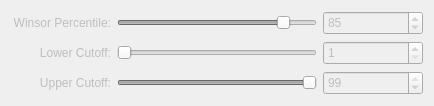
        <widget class="QWidget" name="noise_normalize_tab">
         <property name="enabled">
          <bool>false</bool>
         </property>
         <attribute name="title">
          <string>Normalization</string>
         </attribute>
         <layout class="QGridLayout" name="gridLayout_14">
          <item row="2" column="2">
           <widget class="QSpinBox" name="noise_percentile_max_spin">
            <property name="sizePolicy">
             <sizepolicy hsizetype="Fixed" vsizetype="Maximum">
              <horstretch>0</horstretch>
              <verstretch>0</verstretch>
             </sizepolicy>
            </property>
            <property name="minimumSize">
             <size>
              <width>100</width>
              <height>24</height>
             </size>
            </property>
            <property name="font">
             <font>
              <pointsize>9</pointsize>
             </font>
            </property>
            <property name="minimum">
             <number>1</number>
            </property>
            <property name="value">
             <number>99</number>
            </property>
           </widget>
          </item>
          <item row="1" column="0">
           <widget class="QLabel" name="noise_percentile_min_label">
            <property name="sizePolicy">
             <sizepolicy hsizetype="Fixed" vsizetype="Maximum">
              <horstretch>0</horstretch>
              <verstretch>0</verstretch>
             </sizepolicy>
            </property>
            <property name="minimumSize">
             <size>
              <width>100</width>
              <height>24</height>
             </size>
            </property>
            <property name="cursor">
             <cursorShape>WhatsThisCursor</cursorShape>
            </property>
            <property name="toolTip">
             <string>Lower normalization cutoff as percentile.</string>
            </property>
            <property name="text">
             <string>Lower Cutoff:</string>
            </property>
            <property name="alignment">
             <set>Qt::AlignmentFlag::AlignRight|Qt::AlignmentFlag::AlignTrailing|Qt::AlignmentFlag::AlignVCenter</set>
            </property>
           </widget>
          </item>
          <item row="0" column="0">
           <widget class="QLabel" name="winsor_percentile_label">
            <property name="sizePolicy">
             <sizepolicy hsizetype="Fixed" vsizetype="Maximum">
              <horstretch>0</horstretch>
              <verstretch>0</verstretch>
             </sizepolicy>
            </property>
            <property name="minimumSize">
             <size>
              <width>100</width>
              <height>24</height>
             </size>
            </property>
            <property name="cursor">
             <cursorShape>WhatsThisCursor</cursorShape>
            </property>
            <property name="toolTip">
             <string>Caps very bright pixels at the specified percentile.</string>
            </property>
            <property name="text">
             <string>Winsor Percentile:</string>
            </property>
            <property name="alignment">
             <set>Qt::AlignmentFlag::AlignRight|Qt::AlignmentFlag::AlignTrailing|Qt::AlignmentFlag::AlignVCenter</set>
            </property>
           </widget>
          </item>
          <item row="0" column="1">
           <widget class="QSlider" name="winsor_percentile_slider">
            <property name="sizePolicy">
             <sizepolicy hsizetype="Minimum" vsizetype="Maximum">
              <horstretch>0</horstretch>
              <verstretch>0</verstretch>
             </sizepolicy>
            </property>
            <property name="minimumSize">
             <size>
              <width>200</width>
              <height>0</height>
             </size>
            </property>
            <property name="minimum">
             <number>1</number>
            </property>
            <property name="value">
             <number>85</number>
            </property>
            <property name="orientation">
             <enum>Qt::Orientation::Horizontal</enum>
            </property>
           </widget>
          </item>
          <item row="1" column="1">
           <widget class="QSlider" name="noise_percentile_min_slider">
            <property name="sizePolicy">
             <sizepolicy hsizetype="Minimum" vsizetype="Maximum">
              <horstretch>0</horstretch>
              <verstretch>0</verstretch>
             </sizepolicy>
            </property>
            <property name="minimumSize">
             <size>
              <width>200</width>
              <height>0</height>
             </size>
            </property>
            <property name="minimum">
             <number>1</number>
            </property>
            <property name="orientation">
             <enum>Qt::Orientation::Horizontal</enum>
            </property>
           </widget>
          </item>
          <item row="2" column="1">
           <widget class="QSlider" name="noise_percentile_max_slider">
            <property name="sizePolicy">
             <sizepolicy hsizetype="Minimum" vsizetype="Maximum">
              <horstretch>0</horstretch>
              <verstretch>0</verstretch>
             </sizepolicy>
            </property>
            <property name="minimumSize">
             <size>
              <width>200</width>
              <height>0</height>
             </size>
            </property>
            <property name="minimum">
             <number>1</number>
            </property>
            <property name="value">
             <number>99</number>
            </property>
            <property name="orientation">
             <enum>Qt::Orientation::Horizontal</enum>
            </property>
           </widget>
          </item>
          <item row="0" column="2">
           <widget class="QSpinBox" name="winsor_percentile_spin">
            <property name="sizePolicy">
             <sizepolicy hsizetype="Fixed" vsizetype="Maximum">
              <horstretch>0</horstretch>
              <verstretch>0</verstretch>
             </sizepolicy>
            </property>
            <property name="minimumSize">
             <size>
              <width>100</width>
              <height>24</height>
             </size>
            </property>
            <property name="font">
             <font>
              <pointsize>9</pointsize>
             </font>
            </property>
            <property name="minimum">
             <number>1</number>
            </property>
            <property name="value">
             <number>85</number>
            </property>
           </widget>
          </item>
          <item row="1" column="2">
           <widget class="QSpinBox" name="noise_percentile_min_spin">
            <property name="sizePolicy">
             <sizepolicy hsizetype="Fixed" vsizetype="Maximum">
              <horstretch>0</horstretch>
              <verstretch>0</verstretch>
             </sizepolicy>
            </property>
            <property name="minimumSize">
             <size>
              <width>100</width>
              <height>24</height>
             </size>
            </property>
            <property name="font">
             <font>
              <pointsize>9</pointsize>
             </font>
            </property>
            <property name="minimum">
             <number>1</number>
            </property>
           </widget>
          </item>
          <item row="2" column="0">
           <widget class="QLabel" name="noise_percentile_max_label">
            <property name="sizePolicy">
             <sizepolicy hsizetype="Fixed" vsizetype="Maximum">
              <horstretch>0</horstretch>
              <verstretch>0</verstretch>
             </sizepolicy>
            </property>
            <property name="minimumSize">
             <size>
              <width>100</width>
              <height>24</height>
             </size>
            </property>
            <property name="cursor">
             <cursorShape>WhatsThisCursor</cursorShape>
            </property>
            <property name="toolTip">
             <string>Upper  normalization cutoff as percentile.</string>
            </property>
            <property name="text">
             <string>Upper Cutoff:</string>
            </property>
            <property name="alignment">
             <set>Qt::AlignmentFlag::AlignRight|Qt::AlignmentFlag::AlignTrailing|Qt::AlignmentFlag::AlignVCenter</set>
            </property>
           </widget>
          </item>
          <item row="3" column="1">
           <spacer name="verticalSpacer_5">
            <property name="orientation">
             <enum>Qt::Orientation::Vertical</enum>
            </property>
            <property name="sizeType">
             <enum>QSizePolicy::Policy::Minimum</enum>
            </property>
            <property name="sizeHint" stdset="0">
             <size>
              <width>0</width>
              <height>0</height>
             </size>
            </property>
           </spacer>
          </item>
         </layout>
        </widget>
